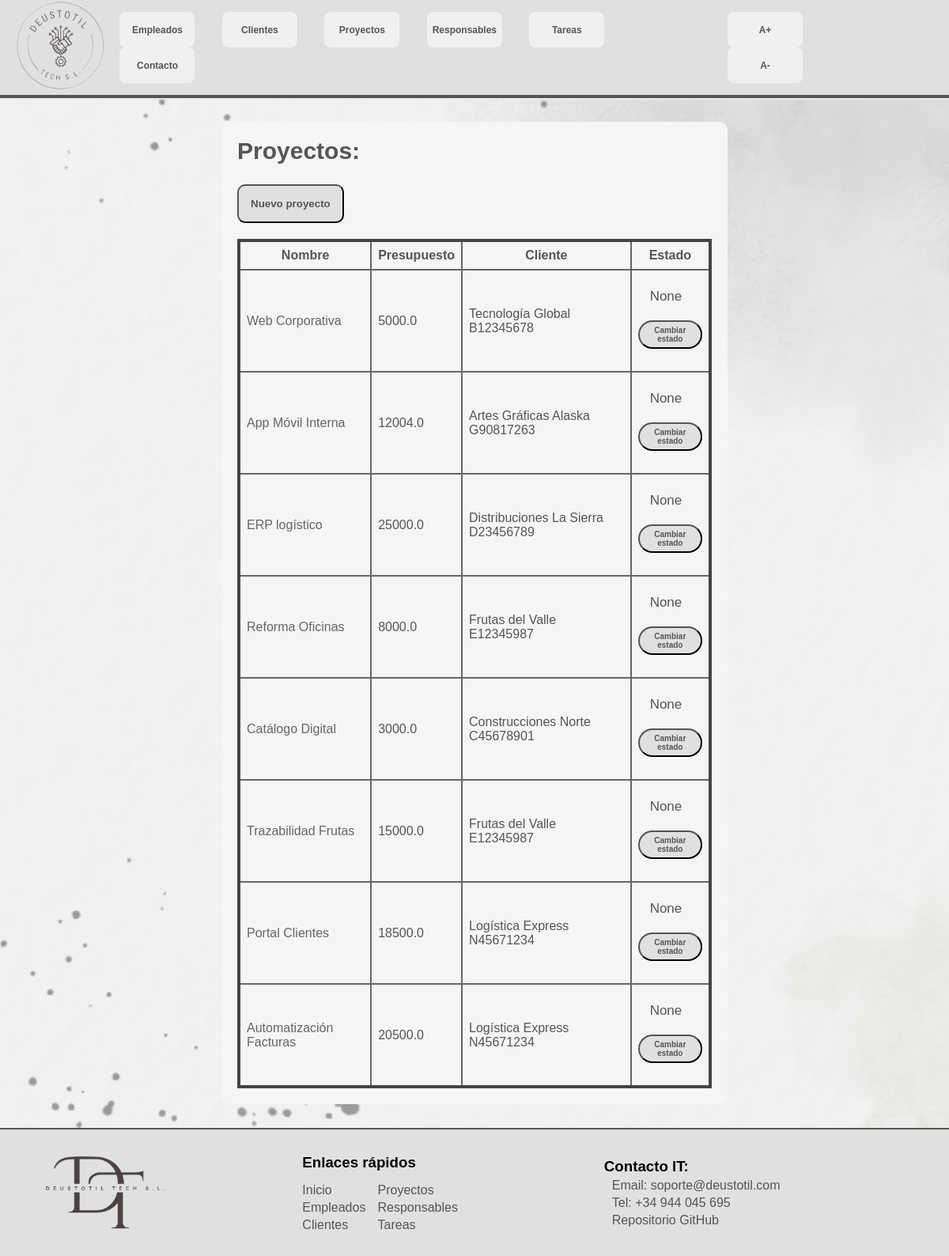
The page /deustotil/proyectos on the database as committed earlier.
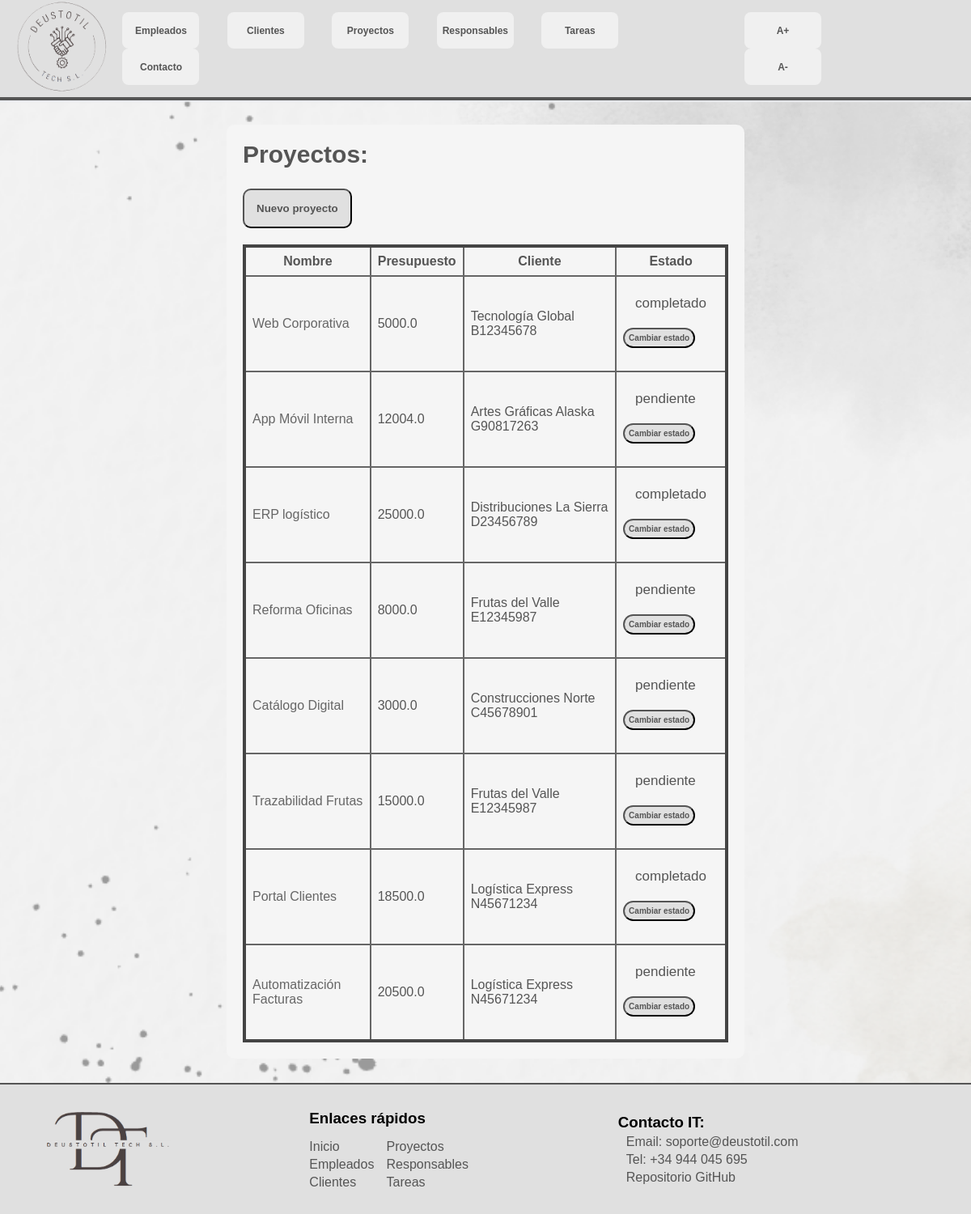
The same page on the database as committed later.
### appdeustotil/models.py (models this page shows, shortened)
class Proyecto(models.Model):
    nombre = models.CharField(max_length=30)
    descripcion = models.TextField(null = True, blank=True)
    fecha_inicio = models.DateField()
    fecha_fin = models.DateField()
    codigo = models.CharField(null=True, blank=True)
    presupuesto = models.FloatField()
    estado = models.CharField(max_length=15, choices=[('pendiente','Pendiente'),('completado', 'Completado')], null=True)
    cliente = models.ForeignKey(Cliente, on_delete=models.CASCADE)
    responsables = models.ManyToManyField(Responsable)

class Cliente(models.Model):
    nombre = models.CharField(max_length=30)
    CIF = models.CharField(max_length=12)
    direccion = models.CharField(max_length=30, default="Sin")
    persona_contacto = models.CharField(max_length=30)
    email_contacto = models.EmailField()
    num_contacto = models.CharField(max_length=12)
    pago = models.CharField(max_length=15, choices=[('Efectivo','efectivo'), ('Cheque','cheque'), ('Transferencia','transferencia'), ('Domiciliación','domiciliación')], default="Transferencia")
    def __str__(self):
        return f"{self.nombre} {self.CIF}"

### appdeustotil/views.py (the view, shortened to what this page needs)
# urls.py: path('proyectos', views.ProyectoListView.as_view(), name='proyectos'),
class ProyectoListView(ListView):
    model = Proyecto
    queryset = Proyecto.objects.all()
    template_name = 'proyecto_list.html'

### appdeustotil/templates/appdeustotil/proyecto_list.html
{% extends "base.html" %}
{% block content %}
<section id="content">
    <h2>Proyectos:</h2>
    <button><a href="{% url 'crear_proyecto'%}">Nuevo proyecto</a></button>
    <table>
        <tr>
            <th>Nombre</th>
            <th>Presupuesto</th>
            <th>Cliente</th>
            <th>Estado</th>
        </tr>
    {% for proyecto in object_list %}
            <tr>
                <td>
                    <a href="{% url 'detalles_proyecto' proyecto.id %}">{{ proyecto.nombre}}</a>
                </td>
                <td>
                    {{ proyecto.presupuesto }}
                </td>
                <td>
                    {{ proyecto.cliente }}
                </td>
                <td >
                    <p id="estado-{{ proyecto.id }}">{{ proyecto.estado }}</p>
                    <button class="boton-cambiar-estado" data-id="{{ proyecto.id }}">Cambiar estado</button>
                </td>
            </tr>
    {% endfor %}
    </table>
</section>
{% endblock %}

### appdeustotil/templates/base.html (shortened to what this page needs)
{% load static %}
<!DOCTYPE html>
<html>
<head>
    <link rel="stylesheet"  href="{% static 'css/styles.css' %}">
</head>
<body>
    <header>
        <a href="{% url 'index' %}">
            <img src="{% static 'imagenes/logo.png' %}" alt="logo deustotil">
        </a>
        <section>
            <button>
                <a href="{% url 'empleados' %}">Empleados</a>
            </button>
            <button>
                <a href="{% url 'clientes' %}">Clientes</a>
            </button>
            <button>
                <a href="{% url 'proyectos' %}">Proyectos</a>
            </button>
            <button>
                <a href="{% url 'responsables' %}">Responsables</a>
            </button>
            <button>
                <a href="{% url 'tareas' %}">Tareas</a>
            </button>
            <button>
                <a href="{% url 'correo_contacto' %}">Contacto</a>
            </button>
        </section>
        <section>
            <button id="btnAumentar">
                <a>A+</a>
            </button>
            <button id="btnReducir">
                <a>A-</a>
            </button>
        </section>
    </header>
    <article>
        {% block content %}
        {% endblock %}
    </article>
    <footer>
        <section>
        <img src="{% static 'imagenes/logo_letras.png' %}" alt="logo secundario Deustotil">
        </section>
        <section>
            <h3>Enlaces rápidos</h3>
            <div class="columns">
                <div class="column">
                    <ul>
                        <li><a href="{% url 'index' %}">Inicio</a></li>
                        <li><a href="{% url 'empleados' %}">Empleados</a></li>
                        <li><a href="{% url 'clientes' %}">Clientes</a></li>
                    </ul>
                </div>
                <div class="column">
                    <ul>
                        <li><a href="{% url 'proyectos' %}">Proyectos</a></li>
                        <li><a href="{% url 'responsables' %}">Responsables</a></li>
                        <li><a href="{% url 'tareas' %}">Tareas</a></li>
                    </ul>
                </div>
            </div>
        </section>
        <section>
            <h3>Contacto IT:</h3>
            <p>Email: soporte@deustotil.com</p>
            <p>Tel: +34 944 045 695</p>
            <p><a href="https://github.com/alaiayeregui/IW-grupo2" target="_blank">Repositorio GitHub</a></p>
        </section>
    </footer>
</body>
</html>

### appdeustotil/static/css/styles.css (style rules this page uses)
* { margin:0; padding:0; font-family: Arial, Helvetica, sans-serif; }
html, body { height: 100%; }
header { width: 100%; height: 15%; background-color: #e0e0e0; border-bottom: 4px solid #555555; display: flex; flex-direction: row; justify-content: space-between; align-items: center; position: sticky; top: 0; }
header img { height: 130px; margin-left: 20px; margin:10px; }
header section { margin-right: 40px; }
header button { justify-self: flex-end; height: 45px; width: 95px; font-size: 12px; border-radius: 8px; font-weight: 600; margin-right: 30px; background-color: #f0f0f0; border: none; }
header button a { text-decoration: none; color: #555555; }
footer { background-color: #e0e0e0; border-top: 2px solid #555555; height: 20%; margin-top: auto; display: flex; flex-direction: row; align-items: center; }
footer img { height: 100px; }
footer section ul { list-style: none; margin-right: 15px; margin-top: 5px; }
footer section ul li { margin-top: 4px; }
footer section p { margin-top: 4px; color: #555555; margin-left: 10px; }
footer section a { text-decoration: none; color: #555555; }
footer section { margin: 20px 50px; margin-right: 120px; }
article { min-height: 65%; background-image: url('../imagenes/fondo.png'); background-size: cover; background-repeat: no-repeat; background-position: center; padding: 30px; }
#content { background-color: whitesmoke; max-width: 600px; margin: auto; padding: 20px; border-radius: 10px; }
article section { padding: 20px; margin-left: 10px; color:#555555; }
article section p { margin: 15px 15px; font-size: 17px; }
article section h2 { color: #555555; font-size: 30px; font-weight: 700; margin-bottom: 20px; }
.boton-cambiar-estado { font-size: 10px; border-radius: 20px; padding: 5px; }
article section ul li a, article section table tr td a { text-decoration: none; color: #666666; }
article section table { border: 4px solid #444444; border-collapse: collapse; }
article section table td, article section table th { border: 2px solid #666666; padding: 8px; }
article section button { margin-top: 5px; margin-bottom: 20px; padding: 15px; background-color: #e0e0e0; color:#555555; border-radius: 10px; font-weight: bold; }
article section button a { color: #555555; text-decoration: none; }
.columns { width: 100%; margin-top: 10px; display: flex; flex-direction: row; }
.column { width: 45%; }

Rows that differ between the two databases and show on the page:
changed Proyecto "Web Corporativa": estado "None" → "completado"
changed Proyecto "App Móvil Interna": estado "None" → "pendiente"
changed Proyecto "ERP logístico": estado "None" → "completado"
changed Proyecto "Reforma Oficinas": estado "None" → "pendiente"
changed Proyecto "Catálogo Digital": estado "None" → "pendiente"
changed Proyecto "Trazabilidad Frutas": estado "None" → "pendiente"
changed Proyecto "Portal Clientes": estado "None" → "completado"
changed Proyecto "Automatización Facturas": estado "None" → "pendiente"
